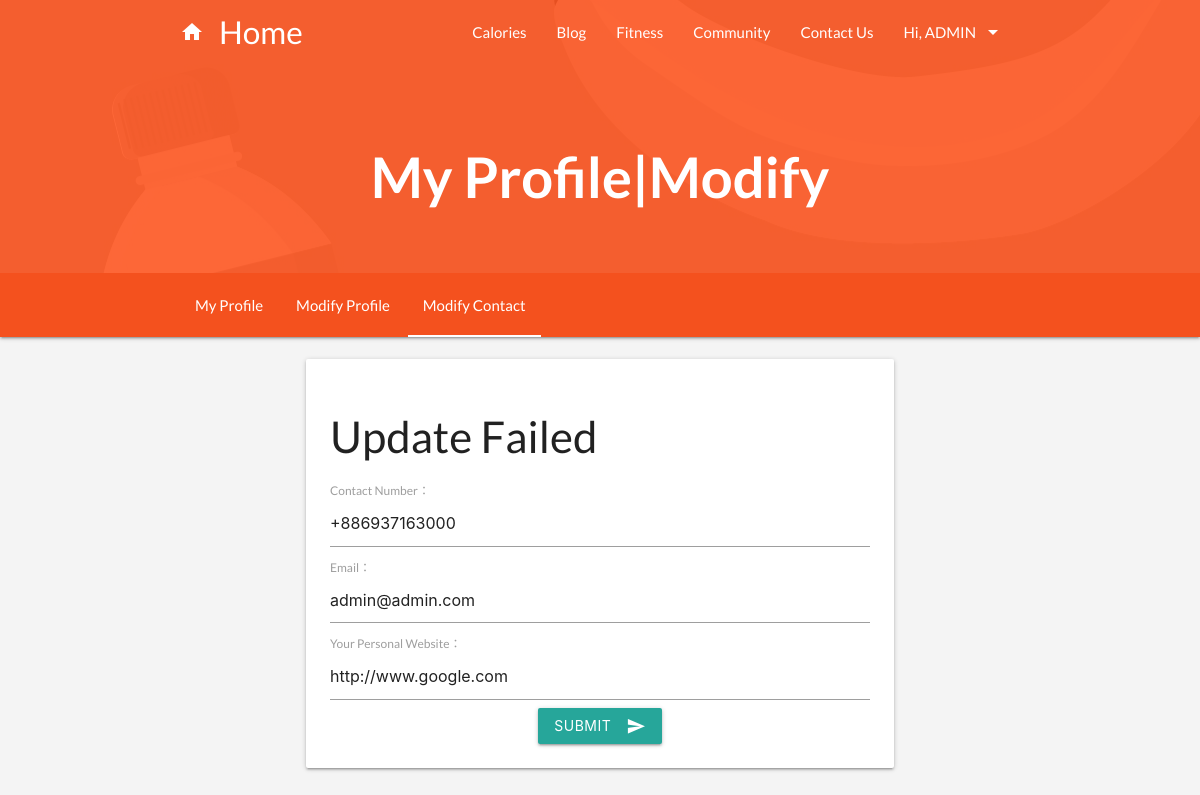
The app's page /profile/update/contact (signed in) with its own data.
### healthprofile/models.py (models this page shows, shortened)
class Contact(models.Model):
	user = models.ForeignKey(User, on_delete=models.CASCADE)
	phone_number = PhoneNumberField(blank=True)
	email = models.CharField(max_length=100, null=True, blank=True)
	website = models.URLField(null=True, blank=True)

### healthprofile/views.py (the view)
# urls.py: path('update/contact', update_contact, name='my_contact_update'),
@login_required
def update_contact(request):
    user = request.user
    user_contact = models.Contact.objects.get(user=user)
    if request.method == 'POST':
        contact_form = ContactForm(request.POST, instance=user_contact)
        if contact_form.is_valid():
            contact_form.save()
            messages.success(request, 'Update Success')
        else:
            messages.warning(request, 'To modify the personal information, each field must be filled in')
    else:
        contact_form = ContactForm(instance=user_contact)
        messages.warning(request, 'Update Failed')
    return render(request, 'profile/update_contact.html', locals())

### healthprofile/forms.py
class ContactForm(forms.ModelForm):
	class Meta:
		model = models.Contact
		fields = ['phone_number', 'email', 'website']
	def __init__(self, *args, **kwargs):
		super(ContactForm, self).__init__(*args, **kwargs)
		self.fields['phone_number'].label = 'Contact Number'
		self.fields['email'].label = 'Email'
		self.fields['website'].label = 'Your Personal Website'

### templates/profile/update_contact.html (shortened to what this page needs)
{% extends 'profile/profile_base.html' %}
{% load static %}
{% block Top_background %}{% static 'images/main_picture.jpg' %}{% endblock %}
{% block color1 %} deep-orange{% endblock %}
{% block color2 %} deep-orange{% endblock %}
{% block header_title %}
    <h1>My Profile|Modify</h1>
{% endblock %}
{% load materializecss %}
{% block content %}
    <div class="container">
        <div class="content">
            <div class="container">
                <div class="card-panel">
                    {% if messages %}
                        {% for message in messages %}
                            <div class="col m12">
                                <h3>{{ message }}</h3>
                            </div>
                        {% endfor %}
                    {% endif %}
                    <div class="col m12">
                        <form action="{% url 'my_contact_update' %}" method="POST">
                        {{ contact_form|materializecss }}
                            <div class="center-align">
                                <button class="btn waves-effect waves-light" type="submit" name="action">Submit
                                <i class="material-icons right">send</i>
                                </button>
                            </div>
                        </form>
                    </div>
                </div>
            </div>
        </div>
    </div>
{% endblock %}

### templates/profile/profile_base.html (shortened to what this page needs)
{% load static %}
<!DOCTYPE html>
<html lang="en">
  <head>
    <link type="text/css" rel="stylesheet" href="{% static 'mat/css/gallery-materialize.min.css' %}"  media="screen,projection"/>
    <link type="text/css" rel="stylesheet" href="{% static 'mat/css/materialize.min.css'%}"  media="screen,projection"/>
    <link href="{% static 'mat/css/gallery-materialize.min.css' %}" rel="stylesheet">
{% block css %}
  <link rel="stylesheet" href="https://cdnjs.cloudflare.com/ajax/libs/materialize/1.0.0-rc.1/css/materialize.min.css" />
{% endblock css %}
  </head>
  <body class="blog">
    <nav class="nav-extended {% block color1 %}{% endblock %}">
      <div class="nav-background">
        <div class="pattern active" style="background-image: url('{% block Top_background %}{% endblock %}');"></div>
      </div>
      <div class="nav-wrapper container">
        <a href="/" class="brand-logo"><i class="material-icons">home</i>Home</a>
        <ul class="right hide-on-med-and-down">
            {% with url_name=request.resolver_match.url_name %}
                  <li><a href="{% url 'home' %}">Calories</a></li>
                  <li><a href="{% url 'blog_homepage' %}">Blog</a></li>
                  <li><a href="{% url 'food_recipe' %}">Fitness</a></li>
                    <li><a href="{% url 'discuss_home' %}">Community</a></li>
                  <li><a href="{% url 'contact_us' %}">Contact Us</a></li>
                <li><a class='dropdown-button' href='#' data-activates='feature-dropdown' data-belowOrigin="true" data-constrainWidth="false">
                    {% if user.username %}
                        Hi, {{ user.username | upper }}
                    {% else %}
                        Features
                    {% endif %}
                    <i class="material-icons right">arrow_drop_down</i></a></li>
            {% endwith %}
        </ul>
        <div class="nav-header center">
            {% block header_title %}
            {% endblock %}
        </div>
      </div>
      <div class="categories-wrapper {% block color2 %}{% endblock %} darken-1">
        <div class="categories-container">
          <ul class="categories container">
                {% with url_name=request.resolver_match.url_name %}
                    <li {% if url_name == 'my_profile' %}class="active"{% endif %}><a href="{% url 'my_profile' %}">My Profile</a></li>
                    <li {% if url_name == 'my_profile_update' %}class="active"{% endif %}><a href="{% url 'my_profile_update' %}">Modify Profile</a></li>
                    <li {% if url_name == 'my_contact_update' %}class="active"{% endif %}><a href="{% url 'my_contact_update' %}">Modify Contact</a></li>
                {% endwith %}
          </ul>
        </div>
      </div>
    </nav>
    <div id="portfolio" class="section gray">
            {% block content %}
            {% endblock %}
    </div>
  </body>
</html>

### records on screen
Contact: phone_number "+886937163000", email "admin@admin.com", website "http://www.google.com"

### other values on screen
{{ user.username | upper }} "ADMIN"
{{ message }} "Update Failed"
